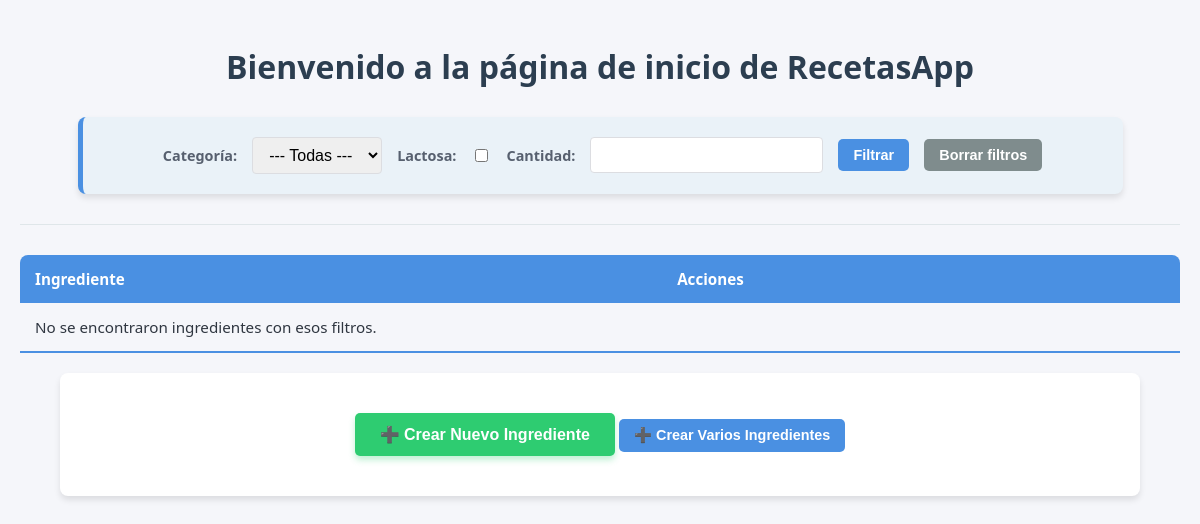
Page /ingredientes/ on the earlier database version.
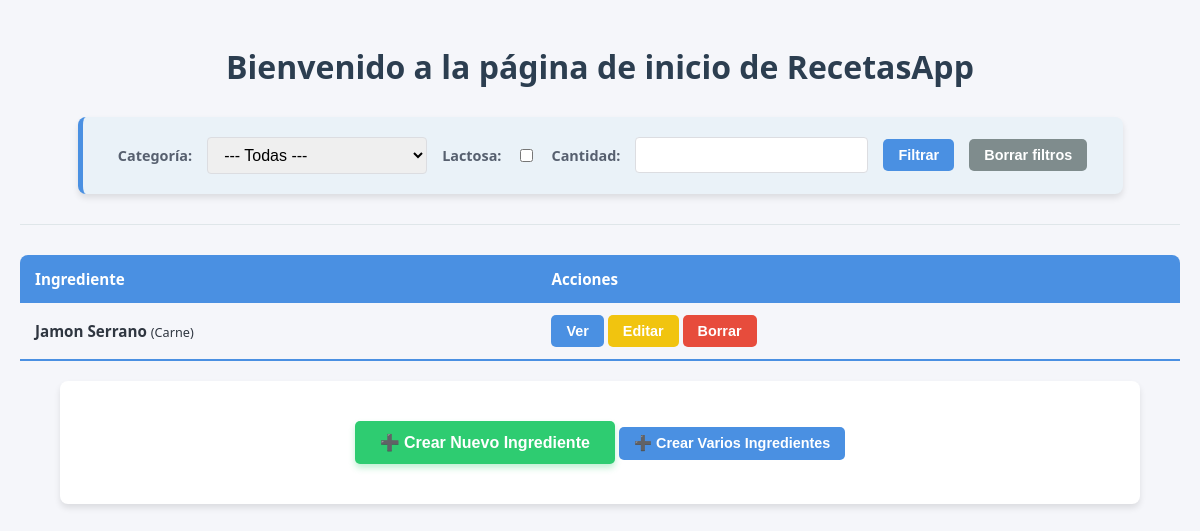
Same page on the later database version.
### recetasApp/models.py (models this page shows, shortened)
class Ingrediente(models.Model):
    nombre=models.CharField(max_length=100)
    categoria=models.ForeignKey(CategoriaIngrediente, on_delete=models.CASCADE)
    lactosa=models.ForeignKey(Lactosa, on_delete=models.CASCADE,default=False)
    cantidad=models.ForeignKey(Cantidad, on_delete=models.CASCADE)

class CategoriaIngrediente(models.Model):
    nombre=models.CharField(max_length=100)

### recetasApp/views.py (the view)
# urls.py: path('ingredientes/', views.ingredientes_list, name='ingredientes_list'),
def ingredientes_list(request):
    ingredientes=Ingrediente.objects.all()
    categorias=CategoriaIngrediente.objects.all()
    categoria_filtro=request.GET.get('categoria')
    lactosa_filtro=request.GET.get('lactosa')
    cantidad_filtro=request.GET.get('cantidad')
    if  categoria_filtro:
        ingredientes=ingredientes.filter(categoria__pk=categoria_filtro)
    if  lactosa_filtro:
        ingredientes=ingredientes.filter(lactosa__lactosa=True)
    if cantidad_filtro:
        ingredientes=ingredientes.filter(cantidad__cantidad=cantidad_filtro)
    formulario_filtro=FiltroIngredienteForm()
    return render(request, 'recetasApp/ingredientes_list.html',{'ingredientes':ingredientes, 'categorias': categorias,'lactosa_filtro': lactosa_filtro, 'cantidad_filtro': cantidad_filtro, 'formulario_filtro': formulario_filtro})

### recetasApp/forms.py
class FiltroIngredienteForm(forms.ModelForm):
    class Meta:
        model = Ingrediente
        fields = ['nombre','categoria', 'lactosa', 'cantidad']

### recetasApp/templates/recetasApp/ingredientes_list.html (shortened to what this page needs)
{% extends 'recetasApp/base.html' %}
{% block content %}
    <h1>Bienvenido a la página de inicio de RecetasApp</h1>
    <div class="filtros-container">
        <form action="" method="get">
            <label for="categoria">Categoría:</label>
            <select name="categoria" id="categoria">
                <option value="">--- Todas ---</option>
            </select>
            <label for="lactosa">Lactosa:</label>
            <input type="checkbox" name="lactosa" id="lactosa" {% if lactosa_filtro %}checked{% endif %}>
            <label for="cantidad">Cantidad:</label>
            <input type="number" name="cantidad" id="cantidad" value="{{ cantidad_filtro|default:'' }}">
            <input type="submit" value="Filtrar">
            <a href="{% url 'ingredientes_list' %}">
                <button type="button">Borrar filtros</button>
            </a>
        </form>
    </div>
    <hr>
    <table class="tabla-ingredientes" >
        <thead>
            <tr>
                <th>Ingrediente</th>
                <th>Acciones</th>
            </tr>
        </thead>
        <tbody>
            {% for ingrediente in ingredientes %}
                <tr>
                    <td>
                        <strong>{{ ingrediente.nombre }}</strong>
                        <small>({{ ingrediente.categoria.nombre }})</small>
                    </td>
                    <td>
                        <a href="{% url 'ingrediente_detalle' pk=ingrediente.pk %}">
                            <button>Ver</button>
                        </a>
                        <a href="{% url 'ingrediente_editar' pk=ingrediente.pk %}">
                            <button>Editar</button>
                        </a>
                        <a href="{% url 'ingrediente_eliminar' pk=ingrediente.pk %}">
                            <button>Borrar</button>
                        </a>
                    </td>
                </tr>
            {% empty %}
                <tr>
                    <td colspan="2">
                        No se encontraron ingredientes con esos filtros.
                    </td>
                </tr>
            {% endfor %}
        </tbody>
    </table>
    <div style="margin-top: 20px; text-align: center;">
        <a href="{% url 'crear_ingrediente' %}" style="text-decoration: none;">
            <button >
                ➕ Crear Nuevo Ingrediente
            </button>
        </a>
        <a href="{% url 'creacion_masiva_ingredientes' %}" style="text-decoration: none;">
            <button >
                ➕ Crear Varios Ingredientes
            </button>
        </a>
    </div>
{% endblock %}

Differences in the rows shown:
added Ingrediente: nombre "Jamon Serrano", categoria.nombre "Carne"
Other differences:
text no longer shown: "No se encontraron ingredientes con esos filtros."
